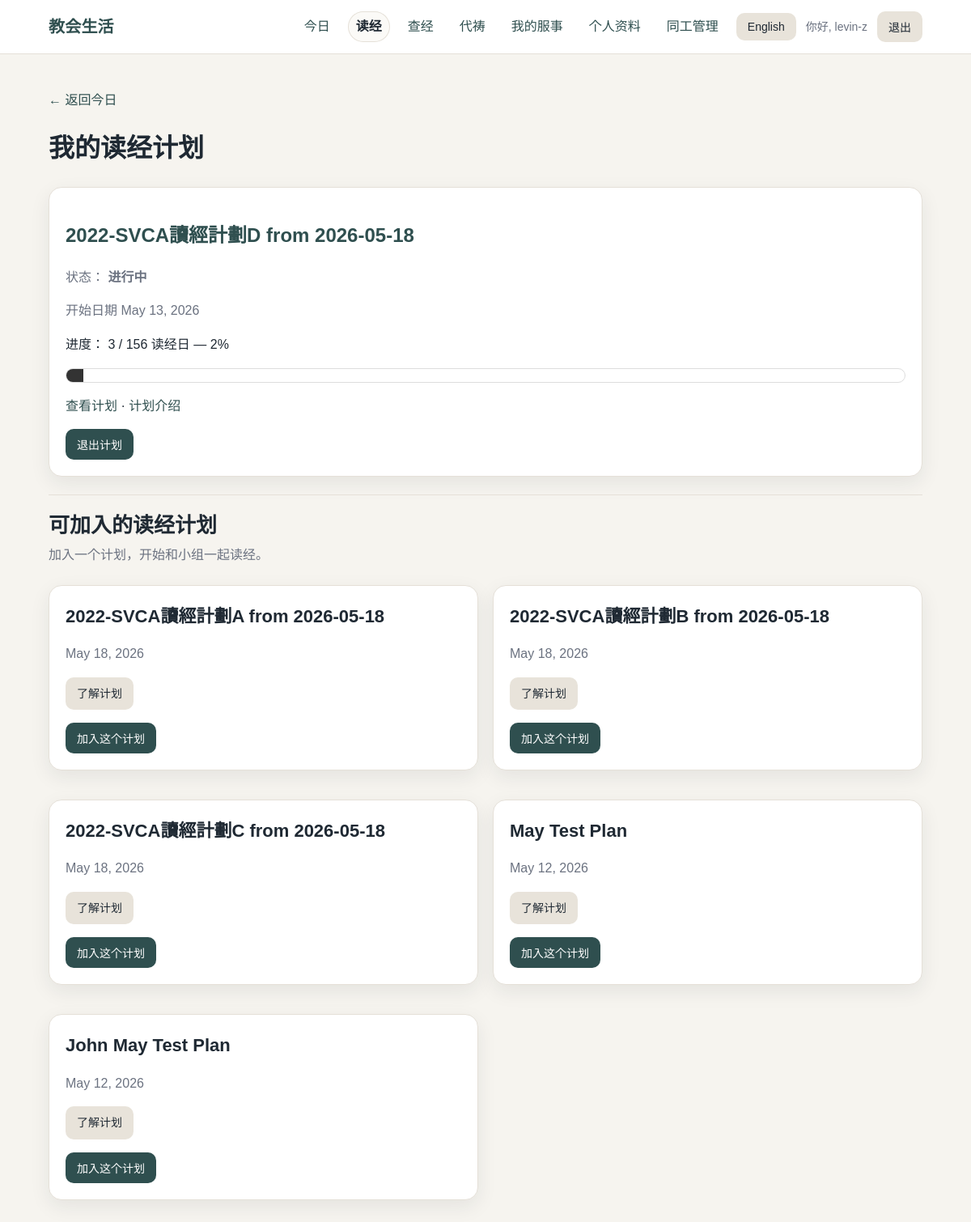
The app's page /plans/my/ (signed in) with its own data.
### reading/models.py (models this page shows, shortened)
class PlanEnrollment(models.Model):
    user = models.ForeignKey(settings.AUTH_USER_MODEL, on_delete=models.CASCADE, related_name="plan_enrollments")
    active_plan = models.ForeignKey(ActivePlan, on_delete=models.CASCADE, related_name="enrollments")
    joined_at = models.DateTimeField(auto_now_add=True)
    class Meta:
        constraints = [
            models.UniqueConstraint(
                fields=["user", "active_plan"],
                name="unique_user_active_plan_enrollment",
            )
        ]

class ActivePlan(models.Model):
    plan = models.ForeignKey(ReadingPlan, on_delete=models.PROTECT, related_name="active_runs")
    start_date = models.DateField()
    title = models.CharField(max_length=150, blank=True)
    class Meta:
        ordering = ["-start_date"]
    def __str__(self):
        return self.title or f"{self.plan.name} from {self.start_date}"
    def current_day_number(self):
        delta = timezone.localdate() - self.start_date
        return delta.days + 1

### reading/views.py (the view)
# urls.py: path("plans/my/", views.my_plans, name="my_plans"),
@login_required
def my_plans(request):
    enrollments = (
        PlanEnrollment.objects.filter(user=request.user)
        .select_related("active_plan", "active_plan__plan")
        .order_by("-joined_at")
    )
    plan_rows = []
    joined_active_plan_ids = enrollments.values_list("active_plan_id", flat=True)
    for enrollment in enrollments:
        active_plan = enrollment.active_plan
        plan_days = list(
            ReadingPlanDay.objects.filter(plan=active_plan.plan).order_by("day_number")
        )
        total_reading_days = len(plan_days)
        checked_days = CheckIn.objects.filter(
            user=request.user,
            active_plan=active_plan,
        ).count()
        progress_percent = (
            round((checked_days / total_reading_days) * 100)
            if total_reading_days
            else 0
        )
        max_day_number = (
            ReadingPlanDay.objects.filter(plan=active_plan.plan)
            .aggregate(max_day=Max("day_number"))
            .get("max_day")
            or 0
        )
        current_day_number = active_plan.current_day_number()
        if current_day_number < 1:
            status = "Not started"
        elif max_day_number and current_day_number > max_day_number:
            status = "Ended"
        else:
            status = "In progress"
        plan_rows.append(
            {
                "enrollment": enrollment,
                "active_plan": active_plan,
                "status": status,
                "checked_days": checked_days,
                "total_reading_days": total_reading_days,
                "progress_percent": progress_percent,
            }
        )
    available_plans = (
        ActivePlan.objects.select_related("plan")
        .filter(plan__is_active=True)
        .exclude(id__in=joined_active_plan_ids)
        .order_by("-start_date")
    )
    for active_plan in available_plans:
        active_plan.has_pinned_guide = active_plan.guide_posts.filter(
            is_pinned=True,
            is_published=True,
        ).exists()
    return render(
        request,
        "reading/my_plans.html",
        {
            "plan_rows": plan_rows,
            "available_plans": available_plans,
        },
    )

### accounts/context_processors.py (called while the page is built, shortened)
def get_active_nav(request):
    resolver_match = getattr(request, "resolver_match", None)
    url_name = getattr(resolver_match, "url_name", "")
    if url_name in STAFF_NAV_URLS:
        return "staff"
    if url_name == "home":
        return "today"
    if url_name in READING_NAV_URLS:
        return "reading"

def language_context(request):
    language = get_user_language(request)
    other_language = "en" if language == "zh" else "zh"
    return {
        "language": language,
        "language_label": SUPPORTED_LANGUAGES[language],
        "other_language": other_language,
        "other_language_label": SUPPORTED_LANGUAGES[other_language],
        "supported_languages": SUPPORTED_LANGUAGES,
        "ui": UI_TEXT[language],
        "active_nav": get_active_nav(request),
    }

### accounts/language.py (called while the page is built)
def normalize_language(language):
    if language in SUPPORTED_LANGUAGES:
        return language
    return DEFAULT_LANGUAGE

def get_user_language(request):
    language = request.GET.get("lang") or request.session.get("language")
    if language:
        return normalize_language(language)
    if request.user.is_authenticated:
        profile = getattr(request.user, "profile", None)
        if profile and profile.preferred_language:
            return normalize_language(profile.preferred_language)
    return DEFAULT_LANGUAGE

### templates/reading/my_plans.html (shortened to what this page needs)
{% extends "base.html" %}
{% block content %}
<p>
    <a href="{% url 'home' %}">← {{ ui.back_to_today }}</a>
</p>
<h1>{{ ui.my_reading_plans }}</h1>
{% if plan_rows %}
    {% for row in plan_rows %}
<div class="card">
    <h2>
        <a href="{% url 'active_plan_detail' row.active_plan.id %}">
            {{ row.active_plan }}
        </a>
    </h2>
    <p class="muted">
        {{ ui.status_label }}{% if language == "zh" %}：{% else %}:{% endif %}
        <strong>
            {% if row.status == "Not started" %}
                {{ ui.not_started }}
            {% elif row.status == "Ended" %}
                {{ ui.ended }}
            {% else %}
                {{ ui.in_progress }}
            {% endif %}
        </strong>
    </p>
    <p class="muted">
        {{ ui.starts_on }} {{ row.active_plan.start_date }}
    </p>
    <p>
        {{ ui.progress }}{% if language == "zh" %}：{% else %}:{% endif %}
        {{ row.checked_days }} / {{ row.total_reading_days }} {{ ui.reading_days }}
        — {{ row.progress_percent }}%
    </p>
    <div style="border: 1px solid #ddd; height: 18px; border-radius: 999px; overflow: hidden; margin-bottom: 12px;">
        <div style="height: 18px; width: {{ row.progress_percent }}%; background: #333;"></div>
    </div>
    <p>
        <a href="{% url 'active_plan_detail' row.active_plan.id %}">
            {{ ui.view_plan }}
        </a>
        ·
        <a href="{% url 'active_plan_intro' row.active_plan.id %}">
            {% if language == "zh" %}计划介绍{% else %}Introduction{% endif %}
        </a>
    </p>
    <form method="post" action="{% url 'leave_active_plan' row.active_plan.id %}">
        <button type="submit">
            {{ ui.leave_plan }}
        </button>
    </form>
</div>
    {% endfor %}
{% else %}
<div class="card">
    <p>{{ ui.no_reading_plan_yet }}</p>
</div>
{% endif %}
<hr class="divider">
<div class="page-header">
    <h2 class="page-title" style="font-size: 26px;">{{ ui.available_plans }}</h2>
    <p class="page-subtitle">{{ ui.available_plans_subtitle }}</p>
</div>
{% if available_plans %}
<div class="grid grid-2">
    {% for active_plan in available_plans %}
    <div class="card">
        <h3 class="card-title">{{ active_plan }}</h3>
        <p class="muted">{{ active_plan.start_date }}</p>
        <p>
            <a class="button button-secondary" href="{% url 'active_plan_intro' active_plan.id %}">
                {% if language == "zh" %}了解计划{% else %}Learn More{% endif %}
            </a>
        </p>
        <form method="post" action="{% url 'join_active_plan' active_plan.id %}">
            <button type="submit">{{ ui.join_this_plan }}</button>
        </form>
    </div>
    {% endfor %}
</div>
{% else %}
<div class="card">
    <p class="muted">{{ ui.no_available_plans }}</p>
</div>
{% endif %}
{% endblock %}

### templates/base.html (shortened to what this page needs)
{% load static %}
<!doctype html>
<html lang="en">
<head>
    <link rel="stylesheet" href="{% static 'css/app.css' %}">
</head>
<body>
    <header class="site-header">
        <div class="site-header-inner">
            <a class="brand" href="{% url 'home' %}">{{ ui.site_title }}</a>
            <nav class="nav">
                {% if user.is_authenticated %}
                <a class="nav-link{% if active_nav == 'today' %} active{% endif %}"
                   href="{% url 'home' %}">{{ ui.today }}</a>
                <a class="nav-link{% if active_nav == 'reading' %} active{% endif %}"
                   href="{% url 'my_plans' %}">{{ ui.my_plans }}</a>
                <a class="nav-link{% if active_nav == 'bible_study' %} active{% endif %}"
                   href="{% url 'study_session_list' %}">
                    {% if language == "zh" %}查经{% else %}Bible Study{% endif %}
                </a>
                <a class="nav-link{% if active_nav == 'prayer' %} active{% endif %}"
                   href="{% url 'prayer_list' %}">
                    {% if language == "zh" %}代祷{% else %}Prayer{% endif %}
                </a>
                <a class="nav-link{% if active_nav == 'my_serving' %} active{% endif %}"
                   href="{% url 'my_serving' %}">
                    {% if language == "zh" %}我的服事{% else %}My Serving{% endif %}
                </a>
                <a class="nav-link{% if active_nav == 'profile' %} active{% endif %}"
                   href="{% url 'profile' %}">{{ ui.profile }}</a>
                {% if user.is_staff %}
                <details class="nav-staff-menu nav-dropdown" data-dropdown-var-prefix="staff-menu">
                    <summary class="nav-link{% if active_nav == 'staff' %} active{% endif %}">
                        {% if language == "zh" %}同工管理{% else %}Staff{% endif %}
                    </summary>
                </details>
                {% endif %}
                <form method="post" action="{% url 'change_language' %}" class="inline-form">
                    <button type="submit" class="button-secondary">
                        {{ other_language_label }}
                    </button>
                </form>
                <span class="nav-user">{{ ui.hi }}, {{ user.username }}</span>
                <form method="post" action="{% url 'logout' %}" class="inline-form">
                    <button type="submit" class="button-secondary">{{ ui.logout }}</button>
                </form>
                {% endif %}
            </nav>
        </div>
    </header>
    <main class="container">
        {% block content %}{% endblock %}
    </main>
</body>
</html>

### static/css/app.css (style rules this page uses)
:root { --bg: #f6f4ef; --surface: #ffffff; --surface-soft: #fbfaf7; --text: #1f2933; --muted: #6b7280; --border: #e5e0d8; --primary: #2f4f4f; --primary-hover: #243d3d; --danger: #9f2f2f; --shadow: 0 8px 24px rgba(31, 41, 51, 0.08); --radius: 16px; }
* { box-sizing: border-box; }
body { margin: 0; background: var(--bg); color: var(--text); font-family: Arial, "Helvetica Neue", sans-serif; line-height: 1.6; }
a { color: var(--primary); text-decoration: none; }
.site-header { background: var(--surface); border-bottom: 1px solid var(--border); position: sticky; top: 0; z-index: 10; }
.site-header-inner { max-width: 1120px; margin: 0 auto; padding: 14px 20px; display: flex; align-items: center; justify-content: space-between; gap: 16px; }
.brand { font-weight: 700; font-size: 20px; letter-spacing: 0.2px; }
.nav { display: flex; align-items: center; gap: 12px; flex-wrap: wrap; }
.nav-user { color: var(--muted); font-size: 14px; }
.nav-link { border-radius: 999px; padding: 6px 10px; color: var(--primary); }
.nav-link.active { background: var(--surface-soft); box-shadow: inset 0 0 0 1px var(--border); color: var(--text); font-weight: 700; text-decoration: none; }
.nav-staff-menu { position: relative; }
.nav-staff-menu summary { color: var(--primary); cursor: pointer; list-style: none; }
.container { max-width: 1120px; margin: 0 auto; padding: 28px 20px 48px; }
.page-header { margin-bottom: 24px; }
.page-title { font-size: 32px; line-height: 1.2; margin: 0 0 8px; }
.page-subtitle { color: var(--muted); margin: 0; }
.grid { display: grid; gap: 18px; }
.grid-2 { grid-template-columns: repeat(2, minmax(0, 1fr)); }
.card { background: var(--surface); border: 1px solid var(--border); border-radius: var(--radius); padding: 20px; margin-bottom: 18px; box-shadow: var(--shadow); }
.card-title { margin: 0 0 8px; font-size: 22px; }
.muted { color: var(--muted); }
button, .button { display: inline-block; border: none; border-radius: 10px; background: var(--primary); color: white; padding: 9px 14px; font-size: 14px; cursor: pointer; text-decoration: none; }
.button-secondary { background: #e8e3da; color: var(--text); }
.inline-form { display: inline; }
.divider { border: none; border-top: 1px solid var(--border); margin: 22px 0; }

### records on screen
PlanEnrollment: active_plan "2022-SVCA讀經計劃D from 2026-05-18", status_label "状态", in_progress "进行中", starts_on "开始日期", active_plan.start_date "May 13, 2026", progress "进度", checked_days "3", total_reading_days "156", reading_days "读经日", progress_percent "2", view_plan "查看计划", leave_plan "退出计划"
ActivePlan: title "2022-SVCA讀經計劃A from 2026-05-18", start_date "May 18, 2026", join_this_plan "加入这个计划"
ActivePlan: title "2022-SVCA讀經計劃B from 2026-05-18", start_date "May 18, 2026", join_this_plan "加入这个计划"
ActivePlan: title "2022-SVCA讀經計劃C from 2026-05-18", start_date "May 18, 2026", join_this_plan "加入这个计划"
ActivePlan: title "May Test Plan", start_date "May 12, 2026", join_this_plan "加入这个计划"
ActivePlan: title "John May Test Plan", start_date "May 12, 2026", join_this_plan "加入这个计划"

### other values on screen
{{ ui.site_title }} "教会生活"
{{ ui.today }} "今日"
{{ ui.my_plans }} "读经"
{{ ui.profile }} "个人资料"
{{ other_language_label }} "English"
{{ ui.hi }} "你好"
{{ user.username }} "levin-z"
{{ ui.logout }} "退出"
{{ ui.back_to_today }} "返回今日"
{{ ui.my_reading_plans }} "我的读经计划"
{{ ui.available_plans }} "可加入的读经计划"
{{ ui.available_plans_subtitle }} "加入一个计划，开始和小组一起读经。"
